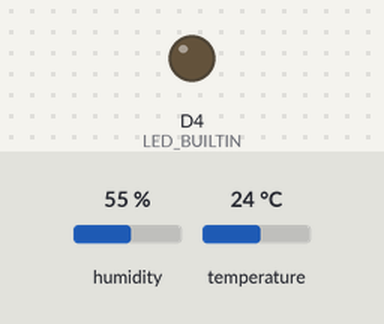
The sketch below on a simulated ESP8266 (NodeMCU). Shown: output pins drawn as LEDs (lit = HIGH, except the on-board LED, lit = LOW). The inputs (shaded band) are chosen by the test bench; at power-on: humidity 55 %, temperature 24 °C. WiFi joins after 1.5 s; servers stay silent unless stated; random numbers use the default seed unless the sketch sets one; no MQTT or app messages arrive unless stated; what the sketch prints to the serial monitor is not drawn.

Above: at 32.3 s.
Timing chart, 0 to 80.0 s (numbered marks = the images above):
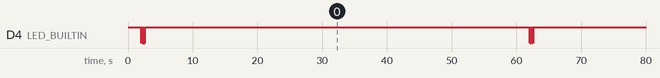

Measured:
- by itself, D4 (LED_BUILTIN): repeats every 60.0 s: 9 × (HIGH 0.03 s, LOW 0.03 s), HIGH 59.4 s, LOW 0.03 s

The sketch:

ESP8266_Temp.ino
```cpp
#include <ESP8266WiFi.h>
#include <WiFiClientSecure.h>
#include <PubSubClient.h>
#include "DHT.h"

#define DHTPIN D3    // Pin D3 works best (D4 does not reset properly)
#define DHTTYPE DHT22   // DHT 22  (AM2302), AM2321

const char* ssid = "Skynet";
const char* password = "clydethedog";
const char* mqtt_server = "192.168.0.108";

const char* temp_topic = "office/temp";
const char* humidity_topic = "office/humidity";

const unsigned long sensor_rate = 60000;

const boolean led_enabled = true;

WiFiClient espClient;
PubSubClient client(espClient);
unsigned long lastMsg = 9999999;
#define MSG_BUFFER_SIZE  (50)
char msg[MSG_BUFFER_SIZE];
int value = 0;

// Initialize DHT sensor.
DHT dht(DHTPIN, DHTTYPE);

void setup() {
  pinMode(LED_BUILTIN, OUTPUT);
  digitalWrite(LED_BUILTIN, HIGH);  // Turn the LED off by making the voltage HIGH
  Serial.begin(115200);
  delay(500);
  Serial.println("Begin!");
  setup_wifi();
  client.setServer(mqtt_server, 1883);
  client.setCallback(callback);
  dht.begin();
}

void setup_wifi() {

  delay(10);
  // We start by connecting to a WiFi network
  Serial.println();
  Serial.print("Connecting to ");
  Serial.println(ssid);

  WiFi.mode(WIFI_STA);
  WiFi.begin(ssid, password);

  while (WiFi.status() != WL_CONNECTED) {
    delay(500);
    Serial.print(".");
  }

  randomSeed(micros());

  Serial.println("");
  Serial.println("WiFi connected");
  Serial.println("IP address: ");
  Serial.println(WiFi.localIP());
}

void loop() {

  unsigned long now = millis();
  if (now - lastMsg > sensor_rate) {
    lastMsg = now;

    // Reading temperature or humidity takes about 250 milliseconds!
    // Sensor readings may also be up to 2 seconds 'old' (its a very slow sensor)
    float h = dht.readHumidity();
    // Read temperature as Celsius (the default)
    float t = dht.readTemperature();
    // Read temperature as Fahrenheit (isFahrenheit = true)
    float f = dht.readTemperature(true);

    // Check if any reads failed and exit early (to try again).
    if (isnan(h) || isnan(t) || isnan(f)) {
      Serial.println(F("Failed to read from DHT sensor!"));
      return;
    }

    if (led_enabled) {
      for (int i = 0; i <= 9; i++) {
        digitalWrite(LED_BUILTIN, HIGH);  // Turn the LED off by making the voltage HIGH
        delay(30);
        digitalWrite(LED_BUILTIN, LOW);  // Turn the LED on by making the voltage LOW
        delay(30);
      }
    }
    digitalWrite(LED_BUILTIN, HIGH);  // Turn the LED off by making the voltage HIGH

    // Compute heat index in Fahrenheit (the default)
    float hif = dht.computeHeatIndex(f, h);
    // Compute heat index in Celsius (isFahreheit = false)
    float hic = dht.computeHeatIndex(t, h, false);

    Serial.print(F("Humidity: "));
    Serial.print(h);
    Serial.print(F("%  Temperature: "));
    Serial.print(t);
    Serial.print(F("°C "));
    Serial.print(f);
    Serial.print(F("°F  Heat index: "));
    Serial.print(hic);
    Serial.print(F("°C "));
    Serial.print(hif);
    Serial.println(F("°F"));

    if (!client.connected()) {
      reconnect();
    }
    client.loop();

    //++value;
    //snprintf (msg, MSG_BUFFER_SIZE, "hello world #%ld", value);
    //Serial.print("Publish message: ");
    //Serial.println(msg);
    //client.publish("outTopic", msg);
    snprintf (msg, MSG_BUFFER_SIZE, "%f", f);
    Serial.print("Publish message: ");
    Serial.println(msg);
    client.publish(temp_topic, msg);
    snprintf (msg, MSG_BUFFER_SIZE, "%f", h);
    Serial.print("Publish message: ");
    Serial.println(msg);
    client.publish(humidity_topic, msg);
  }

}

void reconnect() {
  // Loop until we're reconnected
  while (!client.connected()) {
    Serial.print("Attempting MQTT connection...");
    // Create a random client ID
    String clientId = "ESP8266Client-";
    clientId += String(random(0xffff), HEX);
    // Attempt to connect
    if (client.connect(clientId.c_str())) {
      Serial.println("connected");
      // Once connected, publish an announcement...
      client.publish("outTopic", "hello world");
      // ... and resubscribe
      client.subscribe("inTopic");
    } else {
      Serial.print("failed, rc=");
      Serial.print(client.state());
      Serial.println(" try again in 5 seconds");
      // Wait 5 seconds before retrying
      delay(5000);
    }
  }
}

void callback(char* topic, byte* payload, unsigned int length) {
  Serial.print("Message arrived [");
  Serial.print(topic);
  Serial.print("] ");
  for (int i = 0; i < length; i++) {
    Serial.print((char)payload[i]);
  }
  Serial.println();

  // Switch on the LED if an 1 was received as first character
  if ((char)payload[0] == '1') {
    digitalWrite(BUILTIN_LED, LOW);   // Turn the LED on (Note that LOW is the voltage level
    // but actually the LED is on; this is because
    // it is active low on the ESP-01)
  } else {
    digitalWrite(BUILTIN_LED, HIGH);  // Turn the LED off by making the voltage HIGH
  }

}
```
